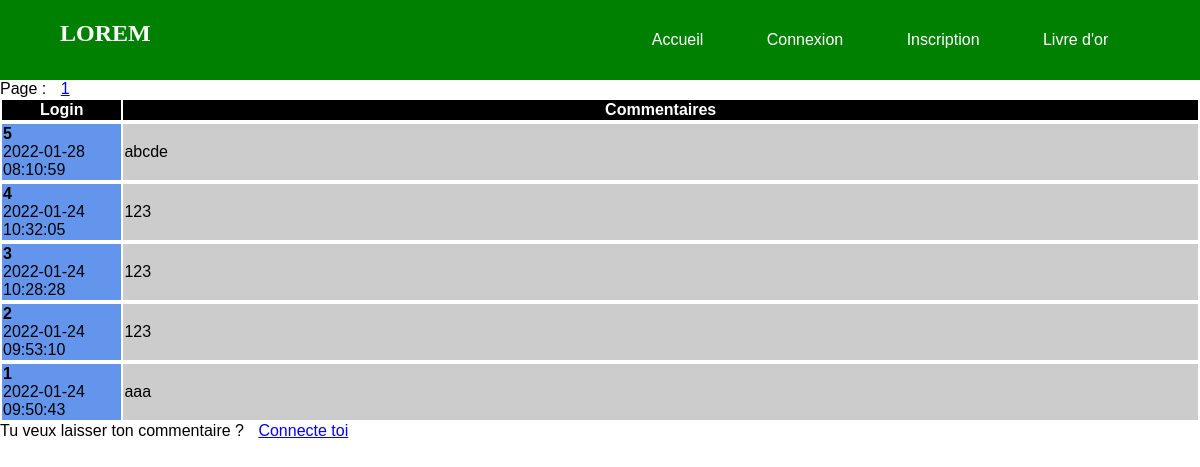
Screenshot of /livre-or.php with the database file from the repository.
### tables this page shows
CREATE TABLE IF NOT EXISTS `commentaires` (
  `id` int(11) NOT NULL AUTO_INCREMENT,
  `commentaire` text NOT NULL,
  `id_utilisateurs` int(11) NOT NULL,
  `date` datetime NOT NULL,
  PRIMARY KEY (`id`)
);

### livre-or.php (the view, shortened to what this page needs)
<!DOCTYPE html>
<html lang="fr">
<head>
    <link rel="stylesheet" href="livreor.css">
</head>
<body>
    <header class="main-head">
        <nav>
            <h1 id="logo">LOREM</h1>
            <ul>
                <li><a href="index.php">Accueil</a></li>
                <?php include "header.php"; ?>
            </ul>
        </nav>
    </header>
    <?php
$conn = mysqli_connect(DB_SERVER, DB_USERNAME, DB_PASSWORD, DB_NAME);
$query = mysqli_query($conn,('SELECT COUNT(*) FROM commentaires'));
$d = mysqli_fetch_array($query);
$totalDesMessages = $d['COUNT(*)'];
$nombreDePages  = ceil($totalDesMessages / 10);
echo"Page : ";
for ($i = 1 ; $i <= $nombreDePages ; $i++)
{    echo '<a class="link" href="livre-or.php?page=' . $i . '">' . $i . '</a> ';
}
echo'<table id="livreor" width=100%>
<tr>
<th width=10% bgcolor=black> Login </th>
<th width=90% bgcolor=black> Commentaires </th>
</tr>
</table>';
if (isset($_GET['page']))
{
    $page = $_GET['page'];
}
else
{
 $page = 1;
}
$premierMessageAafficher = ($page - 1) * 10;
$reponse = mysqli_query($conn,('SELECT * FROM commentaires ORDER BY id DESC LIMIT ' .
$premierMessageAafficher . ', ' . 10));
while ($d= mysqli_fetch_array($reponse))
{
?>
<table>
<tr>
<td width=900px bgcolor=#6495ED>
<?php  echo '<b>'.$d['id'].' </b><br/> '.$d['date'].''; ?>
</td>
<td width=90% bgcolor=#cccccc>
<?php  echo $d['commentaire'] ; ?>
</td>
</table>
<?php
}
?>
    <main>
<?php
if(isset($_SESSION["connected"])){
      echo "<a class='link' href='commentaire.php'> Laisse ton commentaire en cliquant ici ! </a>";
} else {
    echo "Tu veux laisser ton commentaire ? <a class='link' href='connexion.php'> Connecte toi </a>";
}
?>
    </main>
</body>
</html>

### header.php (shortened to what this page needs)
<?php
   if(isset($_SESSION["connected"])){
      echo "<a href='commentaire.php'> Commentaire </a>";
      echo "<a href='livre-or.php'> Livre d'or </a>";
      echo "<a href='profil.php'> Mon Profil </a>";
      echo "<a href='logout.php'> Déconnexion </a>";
   } else {
      echo"<a href='connexion.php'> Connexion </a>";
      echo"<a href='inscription.php'> Inscription </a>";
      echo"<a href='livre-or.php'> Livre d'or </a>";
   }
?>

### livreor.css (style rules this page uses)
body { font-family: Arial, Helvetica, sans-serif; margin: 0; padding: 0; }
a { text-decoration: none; color: white; }
.main-head { background-color: green; color: white; }
nav { min-height: 10vh; display: flex; width: 90%; margin: auto; }
nav ul { display: flex; flex: 1 1 40rem; justify-content: space-around; align-items: center; list-style: none; }
#logo { flex: 1 1 40rem; font-family: "Pacifico", cursive; }
body { background-color: white; }
#livreor th { color: white; }
.link { color: blue; text-decoration: underline; margin-left: 10px; }

### rows the page displays
commentaires: id "5", date "2022-01-28 08:10:59", commentaire "abcde"
commentaires: id "4", date "2022-01-24 10:32:05", commentaire "123"
commentaires: id "3", date "2022-01-24 10:28:28", commentaire "123"
commentaires: id "2", date "2022-01-24 09:53:10", commentaire "123"
commentaires: id "1", date "2022-01-24 09:50:43", commentaire "aaa"
